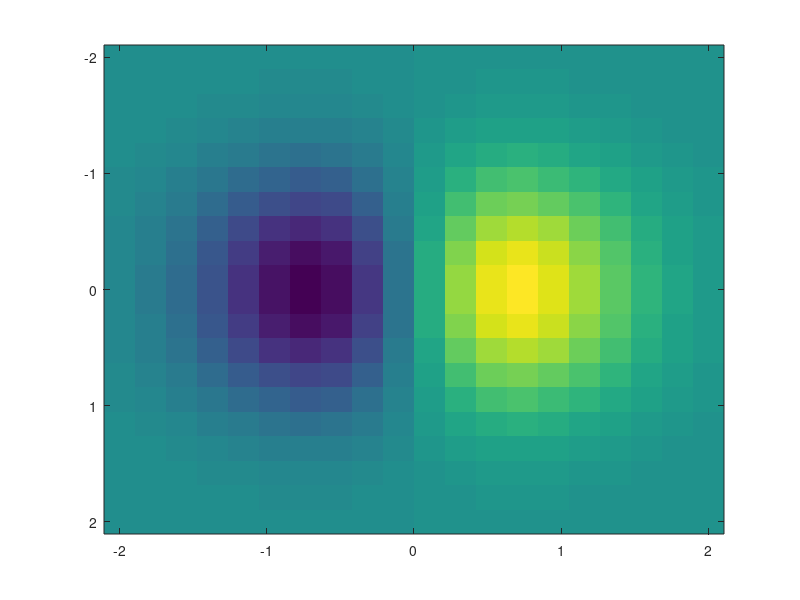

Recreate this plot in MATLAB. (Note: this script raises an error after producing the figure.)
% Run even_stream() for an example vector field and a range of input
% parameter options

%% Intialize example vector field
% see documentation for gradient()

vv = linspace(-2, 2, 20);
hh = vv(2)-vv(1);
[xx, yy] = meshgrid(vv);
zz = xx .* exp(-xx.^2 - yy.^2);
[dzdx, dzdy] = gradient(zz, hh, hh);



%% Plot evenly-spaced streamlines

d_sep = 0.05*range(vv);
d_test = 0.5*d_sep;
step_size = 0.1*d_sep;

%<DEBUG>
figure
imagesc([xx(1), xx(end)], [yy(1), yy(end)], zz);
hold on
%</DEBUG>

even_stream(xx, yy, dzdx, dzdy, d_sep, d_test, step_size);